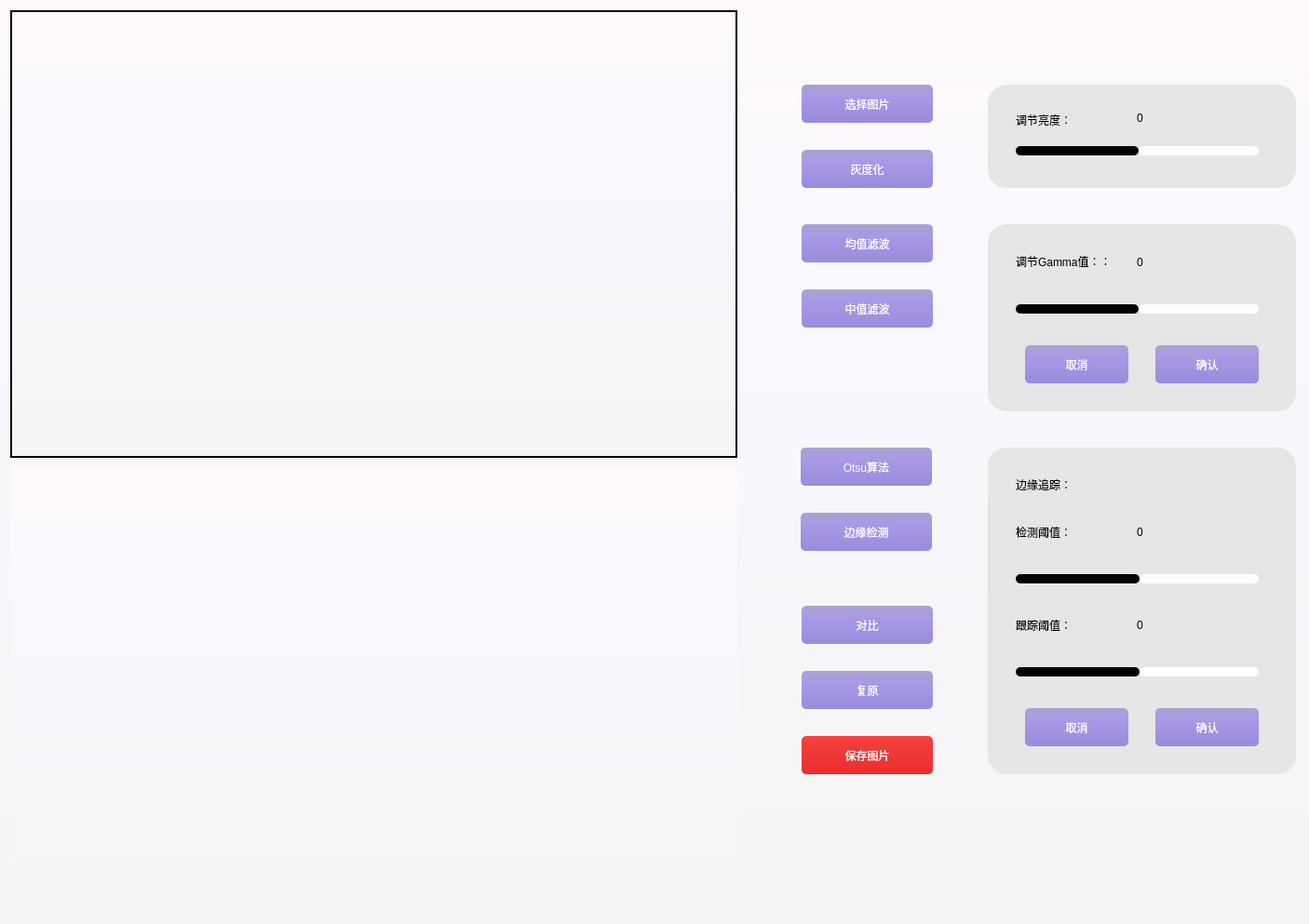
<?xml version="1.0" encoding="UTF-8"?>
<ui version="4.0">
 <class>MainWindow</class>
 <widget class="QMainWindow" name="MainWindow">
  <property name="geometry">
   <rect>
    <x>0</x>
    <y>0</y>
    <width>1406</width>
    <height>993</height>
   </rect>
  </property>
  <property name="windowTitle">
   <string>MainWindow</string>
  </property>
  <property name="styleSheet">
   <string notr="true">QWidget{ background-color: qlineargradient(x1:0, y1:0, x2:0, y2:1, stop:0 rgb(255,250,250), stop:0.3 rgb(248,248,255), stop:1 rgb(245,245 ,245));;}</string>
  </property>
  <widget class="QWidget" name="centralWidget">
   <layout class="QGridLayout" name="gridLayout">
    <item row="0" column="0">
     <widget class="QWidget" name="widget" native="true">
      <property name="styleSheet">
       <string notr="true"/>
      </property>
      <widget class="QPushButton" name="pushButton_gray">
       <property name="geometry">
        <rect>
         <x>850</x>
         <y>150</y>
         <width>141</width>
         <height>41</height>
        </rect>
       </property>
       <property name="styleSheet">
        <string notr="true">QPushButton{
            color: rgb(255, 255, 255);
            background: qlineargradient(x1:0, y1:0, x2:0, y2:1, stop:0 rgb(166,164,208), stop:0.3 rgb(171,152,230), stop:1 rgb(152,140,220));
            border:1px;
            border-radius:5px; /*border-radius控制圆角大小*/
            padding:2px 4px;  
        }
        QPushButton:hover{
            color: rgb(255, 255, 255); 
            background: qlineargradient(x1:0, y1:0, x2:0, y2:1, stop:0 rgb(130,120,226), stop:0.3 rgb(120,130,230), stop:1 rgb(125,140,226));
            border:1px;  
            border-radius:5px; /*border-radius控制圆角大小*/
            padding:2px 4px; 
        }
        QPushButton:pressed{    
            color: rgb(255, 255, 255); 
            background: qlineargradient(x1:0, y1:0, x2:0, y2:1, stop:0 rgb(240,156,121), stop:0.3 rgb(220,160,140), stop:1 rgb(230,140,120));  
            border:1px;  
            border-radius:5px; /*border-radius控制圆角大小*/
            padding:2px 4px; 
        }</string>
       </property>
       <property name="text">
        <string>灰度化</string>
       </property>
      </widget>
      <widget class="QPushButton" name="pushButton">
       <property name="geometry">
        <rect>
         <x>850</x>
         <y>80</y>
         <width>141</width>
         <height>41</height>
        </rect>
       </property>
       <property name="styleSheet">
        <string notr="true">QPushButton{
            color: rgb(255, 255, 255);
            background: qlineargradient(x1:0, y1:0, x2:0, y2:1, stop:0 rgb(166,164,208), stop:0.3 rgb(171,152,230), stop:1 rgb(152,140,220));
            border:1px;
            border-radius:5px; /*border-radius控制圆角大小*/
            padding:2px 4px;  
        }
        QPushButton:hover{
            color: rgb(255, 255, 255); 
            background: qlineargradient(x1:0, y1:0, x2:0, y2:1, stop:0 rgb(130,120,226), stop:0.3 rgb(120,130,230), stop:1 rgb(125,140,226));
            border:1px;  
            border-radius:5px; /*border-radius控制圆角大小*/
            padding:2px 4px; 
        }
        QPushButton:pressed{    
            color: rgb(255, 255, 255); 
            background: qlineargradient(x1:0, y1:0, x2:0, y2:1, stop:0 rgb(240,156,121), stop:0.3 rgb(220,160,140), stop:1 rgb(230,140,120));  
            border:1px;  
            border-radius:5px; /*border-radius控制圆角大小*/
            padding:2px 4px; 
        }</string>
       </property>
       <property name="text">
        <string>选择图片</string>
       </property>
      </widget>
      <widget class="QPushButton" name="pushButton_origin">
       <property name="geometry">
        <rect>
         <x>850</x>
         <y>710</y>
         <width>141</width>
         <height>41</height>
        </rect>
       </property>
       <property name="styleSheet">
        <string notr="true">QPushButton{
            color: rgb(255, 255, 255);
            background: qlineargradient(x1:0, y1:0, x2:0, y2:1, stop:0 rgb(166,164,208), stop:0.3 rgb(171,152,230), stop:1 rgb(152,140,220));
            border:1px;
            border-radius:5px; /*border-radius控制圆角大小*/
            padding:2px 4px;  
        }
        QPushButton:hover{
            color: rgb(255, 255, 255); 
            background: qlineargradient(x1:0, y1:0, x2:0, y2:1, stop:0 rgb(130,120,226), stop:0.3 rgb(120,130,230), stop:1 rgb(125,140,226));
            border:1px;  
            border-radius:5px; /*border-radius控制圆角大小*/
            padding:2px 4px; 
        }
        QPushButton:pressed{    
            color: rgb(255, 255, 255); 
            background: qlineargradient(x1:0, y1:0, x2:0, y2:1, stop:0 rgb(240,156,121), stop:0.3 rgb(220,160,140), stop:1 rgb(230,140,120));  
            border:1px;  
            border-radius:5px; /*border-radius控制圆角大小*/
            padding:2px 4px; 
        }</string>
       </property>
       <property name="text">
        <string>复原</string>
       </property>
      </widget>
      <widget class="QPushButton" name="pushButton_junzhi_2">
       <property name="geometry">
        <rect>
         <x>849</x>
         <y>540</y>
         <width>141</width>
         <height>41</height>
        </rect>
       </property>
       <property name="styleSheet">
        <string notr="true">QPushButton{
            color: rgb(255, 255, 255);
            background: qlineargradient(x1:0, y1:0, x2:0, y2:1, stop:0 rgb(166,164,208), stop:0.3 rgb(171,152,230), stop:1 rgb(152,140,220));
            border:1px;
            border-radius:5px; /*border-radius控制圆角大小*/
            padding:2px 4px;  
        }
        QPushButton:hover{
            color: rgb(255, 255, 255); 
            background: qlineargradient(x1:0, y1:0, x2:0, y2:1, stop:0 rgb(130,120,226), stop:0.3 rgb(120,130,230), stop:1 rgb(125,140,226));
            border:1px;  
            border-radius:5px; /*border-radius控制圆角大小*/
            padding:2px 4px; 
        }
        QPushButton:pressed{    
            color: rgb(255, 255, 255); 
            background: qlineargradient(x1:0, y1:0, x2:0, y2:1, stop:0 rgb(240,156,121), stop:0.3 rgb(220,160,140), stop:1 rgb(230,140,120));  
            border:1px;  
            border-radius:5px; /*border-radius控制圆角大小*/
            padding:2px 4px; 
        }</string>
       </property>
       <property name="text">
        <string>边缘检测</string>
       </property>
      </widget>
      <widget class="QPushButton" name="pushButton_junzhi">
       <property name="geometry">
        <rect>
         <x>850</x>
         <y>230</y>
         <width>141</width>
         <height>41</height>
        </rect>
       </property>
       <property name="styleSheet">
        <string notr="true">QPushButton{
            color: rgb(255, 255, 255);
            background: qlineargradient(x1:0, y1:0, x2:0, y2:1, stop:0 rgb(166,164,208), stop:0.3 rgb(171,152,230), stop:1 rgb(152,140,220));
            border:1px;
            border-radius:5px; /*border-radius控制圆角大小*/
            padding:2px 4px;  
        }
        QPushButton:hover{
            color: rgb(255, 255, 255); 
            background: qlineargradient(x1:0, y1:0, x2:0, y2:1, stop:0 rgb(130,120,226), stop:0.3 rgb(120,130,230), stop:1 rgb(125,140,226));
            border:1px;  
            border-radius:5px; /*border-radius控制圆角大小*/
            padding:2px 4px; 
        }
        QPushButton:pressed{    
            color: rgb(255, 255, 255); 
            background: qlineargradient(x1:0, y1:0, x2:0, y2:1, stop:0 rgb(240,156,121), stop:0.3 rgb(220,160,140), stop:1 rgb(230,140,120));  
            border:1px;  
            border-radius:5px; /*border-radius控制圆角大小*/
            padding:2px 4px; 
        }</string>
       </property>
       <property name="text">
        <string>均值滤波</string>
       </property>
      </widget>
      <widget class="QPushButton" name="pushButton_save">
       <property name="geometry">
        <rect>
         <x>850</x>
         <y>780</y>
         <width>141</width>
         <height>41</height>
        </rect>
       </property>
       <property name="styleSheet">
        <string notr="true">QPushButton{
            color: rgb(255, 255, 255);
            background: qlineargradient(x1:0, y1:0, x2:0, y2:1, stop:0 rgb(255 ,64 ,64), stop:0.3 rgb(238, 59, 59), stop:1 rgb(238, 44, 44));
            border:1px;
            border-radius:5px; /*border-radius控制圆角大小*/
            padding:2px 4px;  
        }
        QPushButton:hover{
            color: rgb(255, 255, 255); 
            background: qlineargradient(x1:0, y1:0, x2:0, y2:1, stop:0 rgb(255 ,106 ,106), stop:0.3 rgb(238, 59, 59), stop:1 rgb(238, 44, 44));
            border:1px;  
            border-radius:5px; /*border-radius控制圆角大小*/
            padding:2px 4px; 
        }
        QPushButton:pressed{    
            color: rgb(255, 255, 255); 
            background: qlineargradient(x1:0, y1:0, x2:0, y2:1, stop:0 rgb(255 ,64 ,64), stop:0.3 rgb(238, 59, 59), stop:1 rgb(238, 44, 44));
            border:1px;  
            border-radius:5px; /*border-radius控制圆角大小*/
            padding:2px 4px; 
        }</string>
       </property>
       <property name="text">
        <string>保存图片</string>
       </property>
      </widget>
      <widget class="QPushButton" name="pushButton_Otsu">
       <property name="geometry">
        <rect>
         <x>849</x>
         <y>470</y>
         <width>141</width>
         <height>41</height>
        </rect>
       </property>
       <property name="styleSheet">
        <string notr="true">QPushButton{
            color: rgb(255, 255, 255);
            background: qlineargradient(x1:0, y1:0, x2:0, y2:1, stop:0 rgb(166,164,208), stop:0.3 rgb(171,152,230), stop:1 rgb(152,140,220));
            border:1px;
            border-radius:5px; /*border-radius控制圆角大小*/
            padding:2px 4px;  
        }
        QPushButton:hover{
            color: rgb(255, 255, 255); 
            background: qlineargradient(x1:0, y1:0, x2:0, y2:1, stop:0 rgb(130,120,226), stop:0.3 rgb(120,130,230), stop:1 rgb(125,140,226));
            border:1px;  
            border-radius:5px; /*border-radius控制圆角大小*/
            padding:2px 4px; 
        }
        QPushButton:pressed{    
            color: rgb(255, 255, 255); 
            background: qlineargradient(x1:0, y1:0, x2:0, y2:1, stop:0 rgb(240,156,121), stop:0.3 rgb(220,160,140), stop:1 rgb(230,140,120));  
            border:1px;  
            border-radius:5px; /*border-radius控制圆角大小*/
            padding:2px 4px; 
        }</string>
       </property>
       <property name="text">
        <string>Otsu算法</string>
       </property>
      </widget>
      <widget class="QLabel" name="label_status">
       <property name="geometry">
        <rect>
         <x>790</x>
         <y>930</y>
         <width>591</width>
         <height>31</height>
        </rect>
       </property>
       <property name="styleSheet">
        <string notr="true">QWidget{ 
background:transparent
        }</string>
       </property>
       <property name="text">
        <string/>
       </property>
      </widget>
      <widget class="QPushButton" name="pushButton_zhongzhi">
       <property name="geometry">
        <rect>
         <x>850</x>
         <y>300</y>
         <width>141</width>
         <height>41</height>
        </rect>
       </property>
       <property name="styleSheet">
        <string notr="true">QPushButton{
            color: rgb(255, 255, 255);
            background: qlineargradient(x1:0, y1:0, x2:0, y2:1, stop:0 rgb(166,164,208), stop:0.3 rgb(171,152,230), stop:1 rgb(152,140,220));
            border:1px;
            border-radius:5px; /*border-radius控制圆角大小*/
            padding:2px 4px;  
        }
        QPushButton:hover{
            color: rgb(255, 255, 255); 
            background: qlineargradient(x1:0, y1:0, x2:0, y2:1, stop:0 rgb(130,120,226), stop:0.3 rgb(120,130,230), stop:1 rgb(125,140,226));
            border:1px;  
            border-radius:5px; /*border-radius控制圆角大小*/
            padding:2px 4px; 
        }
        QPushButton:pressed{    
            color: rgb(255, 255, 255); 
            background: qlineargradient(x1:0, y1:0, x2:0, y2:1, stop:0 rgb(240,156,121), stop:0.3 rgb(220,160,140), stop:1 rgb(230,140,120));  
            border:1px;  
            border-radius:5px; /*border-radius控制圆角大小*/
            padding:2px 4px; 
        }</string>
       </property>
       <property name="text">
        <string>中值滤波</string>
       </property>
      </widget>
      <widget class="QLabel" name="label_show">
       <property name="geometry">
        <rect>
         <x>0</x>
         <y>0</y>
         <width>781</width>
         <height>481</height>
        </rect>
       </property>
       <property name="styleSheet">
        <string notr="true">/*border:2px solid rgb(108,231,252);*/
            border:5px;  
            border-radius:20px;
background-color: qlineargradient(x1:0, y1:0, x2:0, y2:1, stop:0 rgb(230,230,230), stop:0.3 rgb(229,229,229), stop:1 rgb(230,230 ,230));;
}
QWidget:hover{
            color: rgb(235, 235, 235); 
            background: qlineargradient(x1:0, y1:0, x2:0, y2:1, stop:0 rgb(235,235,235), stop:0.3 rgb(235,235,235), stop:1 rgb(235,235,235));
            border:5px;  
            border-radius:20px; /*border-radius控制圆角大小*/
            padding:2px 4px; </string>
       </property>
       <property name="frameShape">
        <enum>QFrame::WinPanel</enum>
       </property>
       <property name="lineWidth">
        <number>1</number>
       </property>
       <property name="text">
        <string/>
       </property>
      </widget>
      <widget class="QLabel" name="label_other">
       <property name="geometry">
        <rect>
         <x>0</x>
         <y>490</y>
         <width>781</width>
         <height>481</height>
        </rect>
       </property>
       <property name="styleSheet">
        <string notr="true">/*border:2px solid rgb(108,231,252);*/
            border:5px;  
            border-radius:20px;
background-color: qlineargradient(x1:0, y1:0, x2:0, y2:1, stop:0 rgb(230,230,230), stop:0.3 rgb(229,229,229), stop:1 rgb(230,230 ,230));;
}
QWidget:hover{
            color: rgb(235, 235, 235); 
            background: qlineargradient(x1:0, y1:0, x2:0, y2:1, stop:0 rgb(235,235,235), stop:0.3 rgb(235,235,235), stop:1 rgb(235,235,235));
            border:5px;  
            border-radius:20px; /*border-radius控制圆角大小*/
            padding:2px 4px; </string>
       </property>
       <property name="frameShape">
        <enum>QFrame::NoFrame</enum>
       </property>
       <property name="frameShadow">
        <enum>QFrame::Plain</enum>
       </property>
       <property name="text">
        <string/>
       </property>
      </widget>
      <widget class="QPushButton" name="pushButton_contrast">
       <property name="geometry">
        <rect>
         <x>850</x>
         <y>640</y>
         <width>141</width>
         <height>41</height>
        </rect>
       </property>
       <property name="styleSheet">
        <string notr="true">QPushButton{
            color: rgb(255, 255, 255);
            background: qlineargradient(x1:0, y1:0, x2:0, y2:1, stop:0 rgb(166,164,208), stop:0.3 rgb(171,152,230), stop:1 rgb(152,140,220));
            border:1px;
            border-radius:5px; /*border-radius控制圆角大小*/
            padding:2px 4px;  
        }
        QPushButton:hover{
            color: rgb(255, 255, 255); 
            background: qlineargradient(x1:0, y1:0, x2:0, y2:1, stop:0 rgb(130,120,226), stop:0.3 rgb(120,130,230), stop:1 rgb(125,140,226));
            border:1px;  
            border-radius:5px; /*border-radius控制圆角大小*/
            padding:2px 4px; 
        }
        QPushButton:pressed{    
            color: rgb(255, 255, 255); 
            background: qlineargradient(x1:0, y1:0, x2:0, y2:1, stop:0 rgb(240,156,121), stop:0.3 rgb(220,160,140), stop:1 rgb(230,140,120));  
            border:1px;  
            border-radius:5px; /*border-radius控制圆角大小*/
            padding:2px 4px; 
        }</string>
       </property>
       <property name="text">
        <string>对比</string>
       </property>
      </widget>
      <widget class="QWidget" name="widget_2" native="true">
       <property name="geometry">
        <rect>
         <x>1050</x>
         <y>230</y>
         <width>331</width>
         <height>201</height>
        </rect>
       </property>
       <property name="styleSheet">
        <string notr="true">QWidget{ 
            border:5px;  
            border-radius:20px;
background-color: qlineargradient(x1:0, y1:0, x2:0, y2:1, stop:0 rgb(230,230,230), stop:0.3 rgb(229,229,229), stop:1 rgb(230,230 ,230));;
}
QWidget:hover{
            color: rgb(235, 235, 235); 
            background: qlineargradient(x1:0, y1:0, x2:0, y2:1, stop:0 rgb(235,235,235), stop:0.3 rgb(235,235,235), stop:1 rgb(235,235,235));
            border:5px;  
            border-radius:20px; /*border-radius控制圆角大小*/
            padding:2px 4px; 
        }</string>
       </property>
       <widget class="QLabel" name="label_5">
        <property name="geometry">
         <rect>
          <x>30</x>
          <y>30</y>
          <width>111</width>
          <height>20</height>
         </rect>
        </property>
        <property name="text">
         <string>调节Gamma值：：</string>
        </property>
       </widget>
       <widget class="QLabel" name="label_gamma">
        <property name="geometry">
         <rect>
          <x>160</x>
          <y>30</y>
          <width>41</width>
          <height>21</height>
         </rect>
        </property>
        <property name="text">
         <string>0</string>
        </property>
       </widget>
       <widget class="QSlider" name="horizontalSlider_gamma">
        <property name="geometry">
         <rect>
          <x>30</x>
          <y>80</y>
          <width>261</width>
          <height>22</height>
         </rect>
        </property>
        <property name="styleSheet">
         <string notr="true">QSlider::add-page:Horizontal
     {     
        background-color: rgb(255, 255, 255);
        height:4px;
        border:1px;
        border-radius:5px; /*border-radius控制圆角大小*/
     }
     QSlider::sub-page:Horizontal 
    {
        background-color:black;
        height:4px;
        border:1px;
        border-radius:5px; /*border-radius控制圆角大小*/
     }
    QSlider::groove:Horizontal 
    {
        background:transparent;
        height:10px;
		border-radius: 5px;
        border:1px;
        border-radius:5px; /*border-radius控制圆角大小*/
    }
    QSlider::handle:Horizontal 
    {
        height: 20px;
        width:20px;
        border-image: url(D:/lc/QT5-Image-and-video-processing-software-master/images/slide.png);
        margin: -8 0px;
    }
</string>
        </property>
        <property name="minimum">
         <number>50</number>
        </property>
        <property name="maximum">
         <number>150</number>
        </property>
        <property name="singleStep">
         <number>5</number>
        </property>
        <property name="sliderPosition">
         <number>100</number>
        </property>
        <property name="orientation">
         <enum>Qt::Horizontal</enum>
        </property>
       </widget>
       <widget class="QPushButton" name="pushButton_gamma_confirm">
        <property name="geometry">
         <rect>
          <x>180</x>
          <y>130</y>
          <width>111</width>
          <height>41</height>
         </rect>
        </property>
        <property name="styleSheet">
         <string notr="true">QPushButton{
            color: rgb(255, 255, 255);
            background: qlineargradient(x1:0, y1:0, x2:0, y2:1, stop:0 rgb(166,164,208), stop:0.3 rgb(171,152,230), stop:1 rgb(152,140,220));
            border:1px;
            border-radius:5px; /*border-radius控制圆角大小*/
            padding:2px 4px;  
        }
        QPushButton:hover{
            color: rgb(255, 255, 255); 
            background: qlineargradient(x1:0, y1:0, x2:0, y2:1, stop:0 rgb(130,120,226), stop:0.3 rgb(120,130,230), stop:1 rgb(125,140,226));
            border:1px;  
            border-radius:5px; /*border-radius控制圆角大小*/
            padding:2px 4px; 
        }
        QPushButton:pressed{    
            color: rgb(255, 255, 255); 
            background: qlineargradient(x1:0, y1:0, x2:0, y2:1, stop:0 rgb(240,156,121), stop:0.3 rgb(220,160,140), stop:1 rgb(230,140,120));  
            border:1px;  
            border-radius:5px; /*border-radius控制圆角大小*/
            padding:2px 4px; 
        }</string>
        </property>
        <property name="text">
         <string>确认</string>
        </property>
       </widget>
       <widget class="QPushButton" name="pushButton_gamma_cancel">
        <property name="geometry">
         <rect>
          <x>40</x>
          <y>130</y>
          <width>111</width>
          <height>41</height>
         </rect>
        </property>
        <property name="styleSheet">
         <string notr="true">QPushButton{
            color: rgb(255, 255, 255);
            background: qlineargradient(x1:0, y1:0, x2:0, y2:1, stop:0 rgb(166,164,208), stop:0.3 rgb(171,152,230), stop:1 rgb(152,140,220));
            border:1px;
            border-radius:5px; /*border-radius控制圆角大小*/
            padding:2px 4px;  
        }
        QPushButton:hover{
            color: rgb(255, 255, 255); 
            background: qlineargradient(x1:0, y1:0, x2:0, y2:1, stop:0 rgb(130,120,226), stop:0.3 rgb(120,130,230), stop:1 rgb(125,140,226));
            border:1px;  
            border-radius:5px; /*border-radius控制圆角大小*/
            padding:2px 4px; 
        }
        QPushButton:pressed{    
            color: rgb(255, 255, 255); 
            background: qlineargradient(x1:0, y1:0, x2:0, y2:1, stop:0 rgb(240,156,121), stop:0.3 rgb(220,160,140), stop:1 rgb(230,140,120));  
            border:1px;  
            border-radius:5px; /*border-radius控制圆角大小*/
            padding:2px 4px; 
        }</string>
        </property>
        <property name="text">
         <string>取消</string>
        </property>
       </widget>
      </widget>
      <widget class="QWidget" name="widget_3" native="true">
       <property name="geometry">
        <rect>
         <x>1050</x>
         <y>80</y>
         <width>331</width>
         <height>111</height>
        </rect>
       </property>
       <property name="styleSheet">
        <string notr="true">QWidget{ 
            border:5px;  
            border-radius:20px;
background-color: qlineargradient(x1:0, y1:0, x2:0, y2:1, stop:0 rgb(230,230,230), stop:0.3 rgb(229,229,229), stop:1 rgb(230,230 ,230));;
}
QWidget:hover{
            color: rgb(235, 235, 235); 
            background: qlineargradient(x1:0, y1:0, x2:0, y2:1, stop:0 rgb(235,235,235), stop:0.3 rgb(235,235,235), stop:1 rgb(235,235,235));
            border:5px;  
            border-radius:20px; /*border-radius控制圆角大小*/
            padding:2px 4px; 
        }</string>
       </property>
       <widget class="QSlider" name="horizontalSlider">
        <property name="geometry">
         <rect>
          <x>30</x>
          <y>60</y>
          <width>261</width>
          <height>22</height>
         </rect>
        </property>
        <property name="styleSheet">
         <string notr="true">QSlider::add-page:Horizontal
     {     
        background-color: rgb(255, 255, 255);
        height:4px;
        border:1px;
        border-radius:5px; /*border-radius控制圆角大小*/
     }
     QSlider::sub-page:Horizontal 
    {
        background-color:black;
        height:4px;
        border:1px;
        border-radius:5px; /*border-radius控制圆角大小*/
     }
    QSlider::groove:Horizontal 
    {
        background:transparent;
        height:10px;
		border-radius: 5px;
        border:1px;
        border-radius:5px; /*border-radius控制圆角大小*/
    }
    QSlider::handle:Horizontal 
    {
        height: 20px;
        width:20px;
        border-image: url(D:/lc/QT5-Image-and-video-processing-software-master/images/slide.png);
        margin: -8 0px;
    }
</string>
        </property>
        <property name="minimum">
         <number>-300</number>
        </property>
        <property name="maximum">
         <number>300</number>
        </property>
        <property name="orientation">
         <enum>Qt::Horizontal</enum>
        </property>
       </widget>
       <widget class="QLabel" name="label_4">
        <property name="geometry">
         <rect>
          <x>30</x>
          <y>30</y>
          <width>81</width>
          <height>16</height>
         </rect>
        </property>
        <property name="text">
         <string>调节亮度：</string>
        </property>
       </widget>
       <widget class="QLabel" name="label_light">
        <property name="geometry">
         <rect>
          <x>160</x>
          <y>25</y>
          <width>41</width>
          <height>21</height>
         </rect>
        </property>
        <property name="text">
         <string>0</string>
        </property>
       </widget>
      </widget>
      <widget class="QWidget" name="widget_4" native="true">
       <property name="geometry">
        <rect>
         <x>1050</x>
         <y>470</y>
         <width>331</width>
         <height>351</height>
        </rect>
       </property>
       <property name="styleSheet">
        <string notr="true">QWidget{ 
            border:5px;  
            border-radius:20px;
background-color: qlineargradient(x1:0, y1:0, x2:0, y2:1, stop:0 rgb(230,230,230), stop:0.3 rgb(229,229,229), stop:1 rgb(230,230 ,230));;
}
QWidget:hover{
            color: rgb(235, 235, 235); 
            background: qlineargradient(x1:0, y1:0, x2:0, y2:1, stop:0 rgb(235,235,235), stop:0.3 rgb(235,235,235), stop:1 rgb(235,235,235));
            border:5px;  
            border-radius:20px; /*border-radius控制圆角大小*/
            padding:2px 4px; 
        }</string>
       </property>
       <widget class="QLabel" name="label_track_1">
        <property name="geometry">
         <rect>
          <x>30</x>
          <y>30</y>
          <width>81</width>
          <height>20</height>
         </rect>
        </property>
        <property name="text">
         <string>边缘追踪：</string>
        </property>
       </widget>
       <widget class="QLabel" name="label_track_2">
        <property name="geometry">
         <rect>
          <x>30</x>
          <y>80</y>
          <width>81</width>
          <height>21</height>
         </rect>
        </property>
        <property name="text">
         <string>检测阈值：</string>
        </property>
       </widget>
       <widget class="QSlider" name="horizontalSlider_track_1">
        <property name="geometry">
         <rect>
          <x>30</x>
          <y>130</y>
          <width>261</width>
          <height>22</height>
         </rect>
        </property>
        <property name="styleSheet">
         <string notr="true">QSlider::add-page:Horizontal
     {     
        background-color: rgb(255, 255, 255);
        height:4px;
        border:1px;
        border-radius:5px; /*border-radius控制圆角大小*/
     }
     QSlider::sub-page:Horizontal 
    {
        background-color:black;
        height:4px;
        border:1px;
        border-radius:5px; /*border-radius控制圆角大小*/
     }
    QSlider::groove:Horizontal 
    {
        background:transparent;
        height:10px;
		border-radius: 5px;
        border:1px;
        border-radius:5px; /*border-radius控制圆角大小*/
    }
    QSlider::handle:Horizontal 
    {
        height: 20px;
        width:20px;
        border-image: url(D:/lc/QT5-Image-and-video-processing-software-master/images/slide.png);
        margin: -8 0px;
    }
</string>
        </property>
        <property name="minimum">
         <number>0</number>
        </property>
        <property name="maximum">
         <number>255</number>
        </property>
        <property name="singleStep">
         <number>1</number>
        </property>
        <property name="sliderPosition">
         <number>128</number>
        </property>
        <property name="orientation">
         <enum>Qt::Horizontal</enum>
        </property>
       </widget>
       <widget class="QPushButton" name="pushButton_track_confirm">
        <property name="geometry">
         <rect>
          <x>180</x>
          <y>280</y>
          <width>111</width>
          <height>41</height>
         </rect>
        </property>
        <property name="styleSheet">
         <string notr="true">QPushButton{
            color: rgb(255, 255, 255);
            background: qlineargradient(x1:0, y1:0, x2:0, y2:1, stop:0 rgb(166,164,208), stop:0.3 rgb(171,152,230), stop:1 rgb(152,140,220));
            border:1px;
            border-radius:5px; /*border-radius控制圆角大小*/
            padding:2px 4px;  
        }
        QPushButton:hover{
            color: rgb(255, 255, 255); 
            background: qlineargradient(x1:0, y1:0, x2:0, y2:1, stop:0 rgb(130,120,226), stop:0.3 rgb(120,130,230), stop:1 rgb(125,140,226));
            border:1px;  
            border-radius:5px; /*border-radius控制圆角大小*/
            padding:2px 4px; 
        }
        QPushButton:pressed{    
            color: rgb(255, 255, 255); 
            background: qlineargradient(x1:0, y1:0, x2:0, y2:1, stop:0 rgb(240,156,121), stop:0.3 rgb(220,160,140), stop:1 rgb(230,140,120));  
            border:1px;  
            border-radius:5px; /*border-radius控制圆角大小*/
            padding:2px 4px; 
        }</string>
        </property>
        <property name="text">
         <string>确认</string>
        </property>
       </widget>
       <widget class="QPushButton" name="pushButton_track_cancel">
        <property name="geometry">
         <rect>
          <x>40</x>
          <y>280</y>
          <width>111</width>
          <height>41</height>
         </rect>
        </property>
        <property name="styleSheet">
         <string notr="true">QPushButton{
            color: rgb(255, 255, 255);
            background: qlineargradient(x1:0, y1:0, x2:0, y2:1, stop:0 rgb(166,164,208), stop:0.3 rgb(171,152,230), stop:1 rgb(152,140,220));
            border:1px;
            border-radius:5px; /*border-radius控制圆角大小*/
            padding:2px 4px;  
        }
        QPushButton:hover{
            color: rgb(255, 255, 255); 
            background: qlineargradient(x1:0, y1:0, x2:0, y2:1, stop:0 rgb(130,120,226), stop:0.3 rgb(120,130,230), stop:1 rgb(125,140,226));
            border:1px;  
            border-radius:5px; /*border-radius控制圆角大小*/
            padding:2px 4px; 
        }
        QPushButton:pressed{    
            color: rgb(255, 255, 255); 
            background: qlineargradient(x1:0, y1:0, x2:0, y2:1, stop:0 rgb(240,156,121), stop:0.3 rgb(220,160,140), stop:1 rgb(230,140,120));  
            border:1px;  
            border-radius:5px; /*border-radius控制圆角大小*/
            padding:2px 4px; 
        }</string>
        </property>
        <property name="text">
         <string>取消</string>
        </property>
       </widget>
       <widget class="QSlider" name="horizontalSlider_track_2">
        <property name="geometry">
         <rect>
          <x>30</x>
          <y>230</y>
          <width>261</width>
          <height>22</height>
         </rect>
        </property>
        <property name="styleSheet">
         <string notr="true">QSlider::add-page:Horizontal
     {     
        background-color: rgb(255, 255, 255);
        height:4px;
        border:1px;
        border-radius:5px; /*border-radius控制圆角大小*/
     }
     QSlider::sub-page:Horizontal 
    {
        background-color:black;
        height:4px;
        border:1px;
        border-radius:5px; /*border-radius控制圆角大小*/
     }
    QSlider::groove:Horizontal 
    {
        background:transparent;
        height:10px;
		border-radius: 5px;
        border:1px;
        border-radius:5px; /*border-radius控制圆角大小*/
    }
    QSlider::handle:Horizontal 
    {
        height: 20px;
        width:20px;
        border-image: url(D:/lc/QT5-Image-and-video-processing-software-master/images/slide.png);
        margin: -8 0px;
    }
</string>
        </property>
        <property name="minimum">
         <number>0</number>
        </property>
        <property name="maximum">
         <number>255</number>
        </property>
        <property name="singleStep">
         <number>1</number>
        </property>
        <property name="sliderPosition">
         <number>128</number>
        </property>
        <property name="orientation">
         <enum>Qt::Horizontal</enum>
        </property>
       </widget>
       <widget class="QLabel" name="label_track_3">
        <property name="geometry">
         <rect>
          <x>30</x>
          <y>180</y>
          <width>81</width>
          <height>21</height>
         </rect>
        </property>
        <property name="text">
         <string>跟踪阈值：</string>
        </property>
       </widget>
       <widget class="QLabel" name="label_track_2_num">
        <property name="geometry">
         <rect>
          <x>160</x>
          <y>80</y>
          <width>41</width>
          <height>21</height>
         </rect>
        </property>
        <property name="text">
         <string>0</string>
        </property>
       </widget>
       <widget class="QLabel" name="label_track_3_num">
        <property name="geometry">
         <rect>
          <x>160</x>
          <y>180</y>
          <width>41</width>
          <height>21</height>
         </rect>
        </property>
        <property name="text">
         <string>0</string>
        </property>
       </widget>
      </widget>
      <zorder>widget_2</zorder>
      <zorder>pushButton_gray</zorder>
      <zorder>pushButton</zorder>
      <zorder>pushButton_origin</zorder>
      <zorder>pushButton_junzhi_2</zorder>
      <zorder>pushButton_junzhi</zorder>
      <zorder>pushButton_save</zorder>
      <zorder>pushButton_Otsu</zorder>
      <zorder>label_status</zorder>
      <zorder>pushButton_zhongzhi</zorder>
      <zorder>label_show</zorder>
      <zorder>label_other</zorder>
      <zorder>pushButton_contrast</zorder>
      <zorder>widget_3</zorder>
      <zorder>widget_4</zorder>
     </widget>
    </item>
   </layout>
  </widget>
  <action name="action_New">
   <property name="icon">
    <iconset>
     <normaloff>:/myImage/images/filenew.png</normaloff>:/myImage/images/filenew.png</iconset>
   </property>
   <property name="text">
    <string>新建文件(&amp;N)</string>
   </property>
   <property name="toolTip">
    <string>新建文件</string>
   </property>
   <property name="shortcut">
    <string>Ctrl+N</string>
   </property>
  </action>
  <action name="action_Dock">
   <property name="icon">
    <iconset>
     <normaloff>:/myImage/images/zoom-in.png</normaloff>:/myImage/images/zoom-in.png</iconset>
   </property>
   <property name="text">
    <string>显示Dock(&amp;D)</string>
   </property>
   <property name="toolTip">
    <string>显示Dock</string>
   </property>
   <property name="shortcut">
    <string>Ctrl+D</string>
   </property>
  </action>
  <action name="action_Open">
   <property name="icon">
    <iconset>
     <normaloff>:/myImage/images/picture.png</normaloff>:/myImage/images/picture.png</iconset>
   </property>
   <property name="text">
    <string>打开图片(&amp;O)</string>
   </property>
   <property name="toolTip">
    <string>打开文件</string>
   </property>
   <property name="shortcut">
    <string>Ctrl+O</string>
   </property>
  </action>
  <action name="action_Save">
   <property name="icon">
    <iconset>
     <normaloff>:/myImage/images/save.png</normaloff>:/myImage/images/save.png</iconset>
   </property>
   <property name="text">
    <string>保存图片(&amp;S)</string>
   </property>
   <property name="toolTip">
    <string>保存</string>
   </property>
   <property name="shortcut">
    <string>Ctrl+S</string>
   </property>
  </action>
  <action name="action_Asave">
   <property name="icon">
    <iconset>
     <normaloff>:/myImage/images/filesaveas.png</normaloff>:/myImage/images/filesaveas.png</iconset>
   </property>
   <property name="text">
    <string>另存为(&amp;A)</string>
   </property>
   <property name="toolTip">
    <string>另存为</string>
   </property>
   <property name="shortcut">
    <string>Ctrl+A</string>
   </property>
  </action>
  <action name="action_About">
   <property name="icon">
    <iconset>
     <normaloff>:/myImage/images/about.png</normaloff>:/myImage/images/about.png</iconset>
   </property>
   <property name="text">
    <string>关于(&amp;A)</string>
   </property>
   <property name="toolTip">
    <string>关于</string>
   </property>
   <property name="shortcut">
    <string>Ctrl+A</string>
   </property>
  </action>
  <action name="action_Help">
   <property name="icon">
    <iconset>
     <normaloff>:/myImage/images/help.png</normaloff>:/myImage/images/help.png</iconset>
   </property>
   <property name="text">
    <string>帮助(&amp;H)</string>
   </property>
   <property name="toolTip">
    <string>帮助</string>
   </property>
   <property name="shortcut">
    <string>Ctrl+H</string>
   </property>
  </action>
  <action name="action_L">
   <property name="icon">
    <iconset>
     <normaloff>:/myImage/images/zh-en.png</normaloff>:/myImage/images/zh-en.png</iconset>
   </property>
   <property name="text">
    <string>切换中英文(&amp;L)</string>
   </property>
   <property name="shortcut">
    <string>Ctrl+L</string>
   </property>
  </action>
  <action name="action_L_2">
   <property name="icon">
    <iconset>
     <normaloff>:/myImage/images/left.png</normaloff>:/myImage/images/left.png</iconset>
   </property>
   <property name="text">
    <string>左对齐(&amp;L)</string>
   </property>
  </action>
  <action name="action_R">
   <property name="icon">
    <iconset>
     <normaloff>:/myImage/images/right.png</normaloff>:/myImage/images/right.png</iconset>
   </property>
   <property name="text">
    <string>右对齐(&amp;R)</string>
   </property>
  </action>
  <action name="action_C">
   <property name="icon">
    <iconset>
     <normaloff>:/myImage/images/center.png</normaloff>:/myImage/images/center.png</iconset>
   </property>
   <property name="text">
    <string>居中(&amp;C)</string>
   </property>
  </action>
  <action name="action_V">
   <property name="icon">
    <iconset>
     <normaloff>:/myImage/images/video.png</normaloff>:/myImage/images/video.png</iconset>
   </property>
   <property name="text">
    <string>打开视频(&amp;V)</string>
   </property>
   <property name="shortcut">
    <string>Ctrl+V</string>
   </property>
  </action>
  <action name="action_H">
   <property name="icon">
    <iconset>
     <normaloff>:/myImage/images/gray.png</normaloff>:/myImage/images/gray.png</iconset>
   </property>
   <property name="text">
    <string>灰度化(&amp;H)</string>
   </property>
   <property name="shortcut">
    <string>Ctrl+H</string>
   </property>
  </action>
  <action name="action_J">
   <property name="icon">
    <iconset>
     <normaloff>:/myImage/images/junzhi.png</normaloff>:/myImage/images/junzhi.png</iconset>
   </property>
   <property name="text">
    <string>均值滤波(&amp;J)</string>
   </property>
   <property name="shortcut">
    <string>Ctrl+J</string>
   </property>
  </action>
  <action name="action_B">
   <property name="icon">
    <iconset>
     <normaloff>:/myImage/images/bianyuan.png</normaloff>:/myImage/images/bianyuan.png</iconset>
   </property>
   <property name="text">
    <string>边缘检测(&amp;B)</string>
   </property>
   <property name="shortcut">
    <string>Ctrl+B</string>
   </property>
  </action>
  <action name="action_Y">
   <property name="icon">
    <iconset>
     <normaloff>:/myImage/images/fuhe.png</normaloff>:/myImage/images/fuhe.png</iconset>
   </property>
   <property name="text">
    <string>边缘+原图(&amp;Y)</string>
   </property>
   <property name="shortcut">
    <string>Ctrl+Y</string>
   </property>
  </action>
  <action name="action_G">
   <property name="icon">
    <iconset>
     <normaloff>:/myImage/images/gamma.png</normaloff>:/myImage/images/gamma.png</iconset>
   </property>
   <property name="text">
    <string>伽马变换(&amp;G)</string>
   </property>
   <property name="shortcut">
    <string>Ctrl+G</string>
   </property>
  </action>
 </widget>
 <layoutdefault spacing="6" margin="11"/>
 <resources/>
 <connections/>
</ui>
